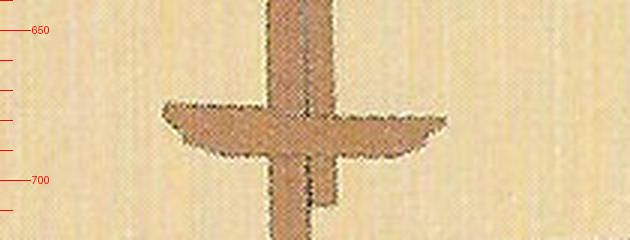
#> input picture build/staging/r325/fore-lowtop.png, 630 x 240 px
$ python r325_read.py fore-lowtop.png
#> lines starting #> are read from the running program, lines starting #| are printed output that depends on the picture; after the words box and inside, x2 and y2 are one past the last pixel; in counts of white or black regions, pixels touching at a corner belong together
"""r325 (0y167): the topmast tops on Hocker's Vasa rig diagram (p. 31), read by pixel.
For each mast the axis is fitted on the spar's centres in rows clear of the top; the run through the axis is
measured in every row; the top is the rows whose run is at least 0.6 of the widest; its row is their centre.
The lower top on the same mast is read by the same test, so the topmast top's size is a ratio on one plate."""
import sys, json, numpy as np
from PIL import Image
im = np.asarray(Image.open(sys.argv[1]).convert('RGB')).astype(int)
g = im.mean(axis=2)
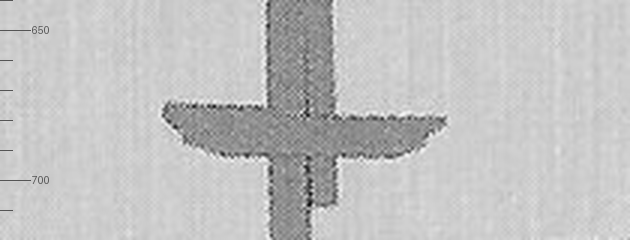
#> g: shape (240, 630) float64; min 5.67, max 247.7, mean 194.7
sp = ((im[:, :, 0] - im[:, :, 1]) > 30) | (g < 150)
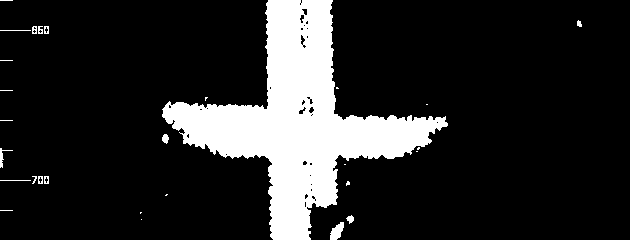
#> sp: shape (240, 630) bool; 15.7% white; 29 white regions (16 under 20 px), largest, box (x1, y1, x2, y2) and area: (162, 0, 448, 240) 23117, (330, 222, 344, 240) 161, (0, 148, 13, 168) 64
def run(r, c):
    w = sp[r, c - 3:c + 4]
    if not w.any(): return None
    c = c - 3 + int(np.argmax(w)); a = b = c
    while sp[r, a - 1]: a -= 1
    while sp[r, b + 1]: b += 1
    return a, b
def axis(rows, c0):
    pts = []
    for r in rows:
        ab = run(r, c0(r))
        if ab and ab[1] - ab[0] < 14: pts.append((r, (ab[0] + ab[1]) / 2))
    R = np.array(pts); k, m = np.polyfit(R[:, 0], R[:, 1], 1)
    res = R[:, 1] - (k * R[:, 0] + m)
    return k, m, float(np.sqrt((res ** 2).mean())), len(R)
def top(name, win, clear, c0):
    k, m, rms, n = axis(clear, c0)
    w = []
    for r in win:
        ab = run(r, int(round(k * r + m)))
        w.append((r, 0 if not ab else ab[1] - ab[0] + 1, ab))
    mx = max(x for _, x, _ in w); wide = [(r, ab) for r, x, ab in w if x >= 0.6 * mx]
    rows = [r for r, _ in wide]
    out = dict(rowTop=rows[0], rowBottom=rows[-1], row=(rows[0] + rows[-1]) / 2, widthPx=mx,
               axis=dict(slope=round(k, 4), rmsPx=round(rms, 2), n=n))
    print(name, out); return out
F = lambda r: 1150
M = lambda r: int(560.7 + (r - 175.5) * 0.109)
res = {
#> (the run stopped early here; a loop or call above may not have finished)

$ run again, on build/staging/r325/main-tmtop.png
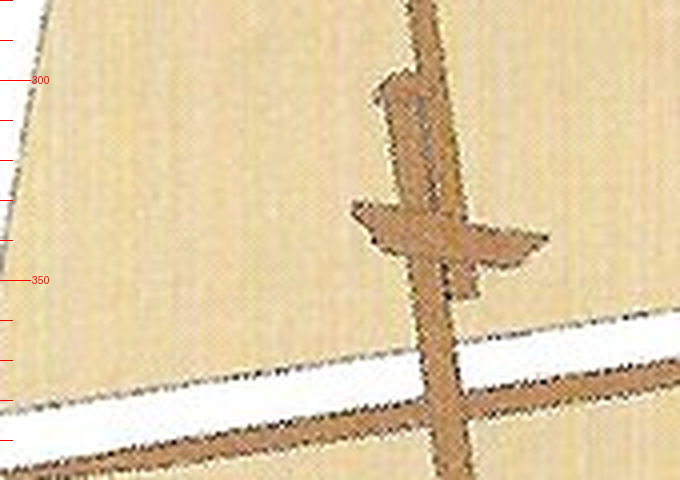
#> input picture build/staging/r325/main-tmtop.png, 680 x 480 px
#> `g = im.mean(axis=2)`:
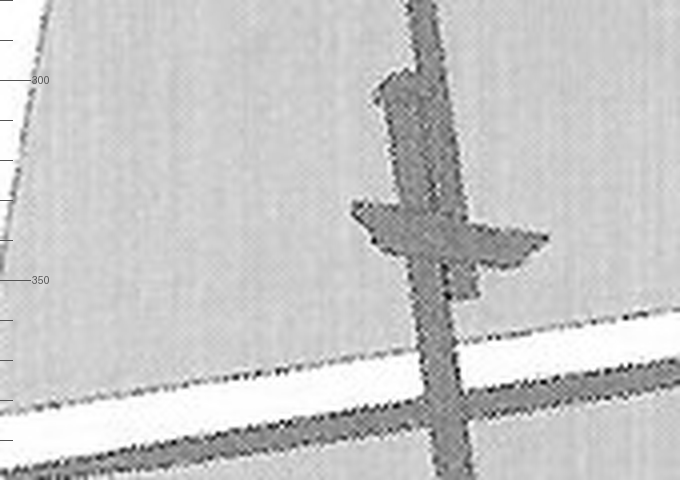
#> g: shape (480, 680) float64; min 0.667, max 255, mean 199.7
#> `sp = ((im[:, :, 0] - im[:, :, 1]) > 30) | (g < 150)`:
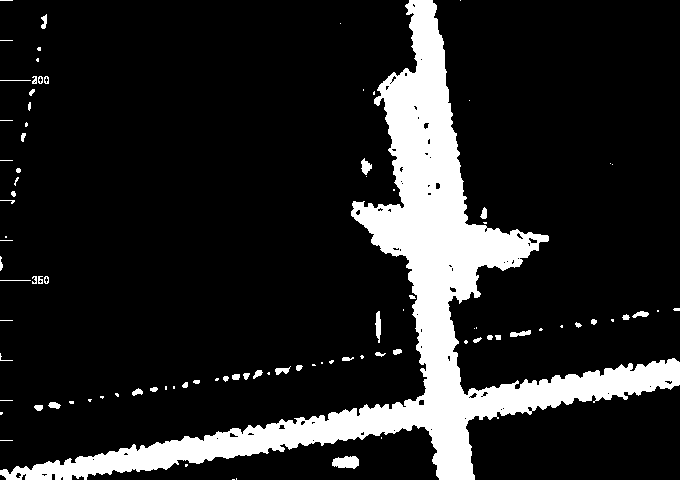
#> sp: shape (480, 680) bool; 14.2% white; 95 white regions (49 under 20 px), largest, box (x1, y1, x2, y2) and area: (0, 0, 680, 480) 43883, (332, 456, 359, 469) 271, (375, 311, 381, 343) 130
